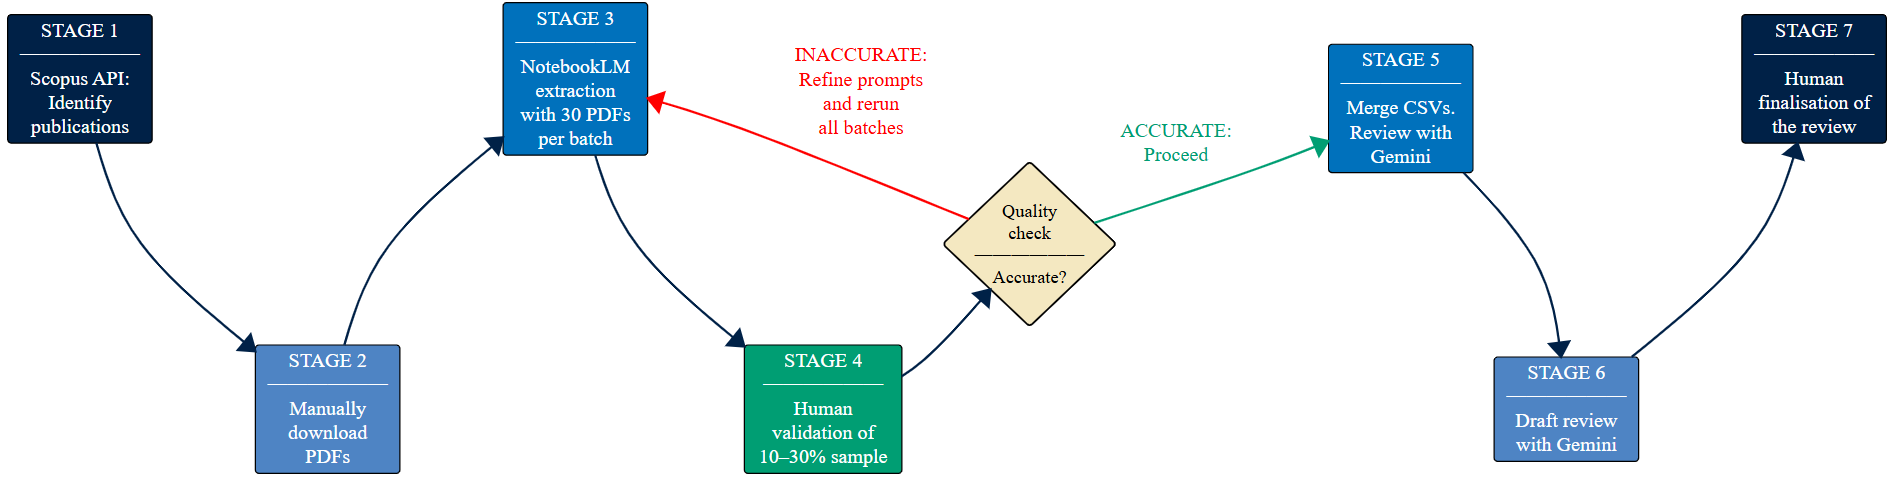

Reproduce this figure in R.
# Workflow Diagram for Gemini-Powered Literature Review
# Standalone R script for generating high-quality workflow visualisation

library(DiagrammeR)

# Create ZIGZAG workflow diagram with alternating upper/lower placement
workflow_diagram <- grViz("
digraph workflow {

  # Manual positioning with neato for zigzag pattern
  graph [
    layout = neato,
    bgcolor = 'transparent',
    overlap = false,
    pad = 1,
    splines = curved
  ]

  # MASSIVE nodes with ENORMOUS fonts and REDUCED padding
  node [
    shape = box,
    style = 'rounded,filled',
    fontname = 'Arial Bold',
    fontsize = 72,
    width = 7,
    height = 4,
    margin = 0.2,
    penwidth = 4
  ]

  # Zigzag layout: alternating upper and lower placement with OPTIMIZED vertical distance
  # Upper row: stages 1, 3, 5, 7 (y=12)
  # Lower row: stages 2, 4, 6 (y=-4)
  # Decision node in middle (y=4)
  # Total vertical separation: 16 units

  A [
    label = 'STAGE 1\n━━━━━━\nScopus API:\nIdentify\npublications',
    fillcolor = '#002147',
    fontcolor = white,
    fontsize = 70,
    pos = '0,12!'
  ]

  B [
    label = 'STAGE 2\n━━━━━━\nManually\ndownload\nPDFs',
    fillcolor = '#4E84C4',
    fontcolor = white,
    fontsize = 70,
    pos = '12,-4!'
  ]

  C [
    label = 'STAGE 3\n━━━━━━\nNotebookLM\nextraction\nwith 30 PDFs\nper batch',
    fillcolor = '#0071BC',
    fontcolor = white,
    fontsize = 70,
    pos = '24,12!'
  ]

  D [
    label = 'STAGE 4\n━━━━━━\nHuman\nvalidation of\n10–30% sample',
    fillcolor = '#009E73',
    fontcolor = white,
    fontsize = 70,
    pos = '36,-4!'
  ]

  H [
    label = 'Quality\ncheck\n━━━━━━\nAccurate?',
    shape = diamond,
    fillcolor = '#F4E8C1',
    fontcolor = black,
    fontsize = 64,
    width = 8,
    height = 8,
    penwidth = 6,
    pos = '46,4!'
  ]

  E [
    label = 'STAGE 5\n━━━━━━\nMerge CSVs.\nReview with\nGemini',
    fillcolor = '#0071BC',
    fontcolor = white,
    fontsize = 70,
    pos = '60,12!'
  ]

  F [
    label = 'STAGE 6\n━━━━━━\nDraft review\nwith Gemini',
    fillcolor = '#4E84C4',
    fontcolor = white,
    fontsize = 70,
    pos = '72,-4!'
  ]

  G [
    label = 'STAGE 7\n━━━━━━\nHuman\nfinalisation of\nthe review',
    fillcolor = '#002147',
    fontcolor = white,
    fontsize = 70,
    pos = '84,12!'
  ]

  # Invisible label node for YES Proceed
  YES_LABEL [
    label = 'ACCURATE:\nProceed',
    shape = plaintext,
    fontsize = 70,
    fontcolor = '#009E73',
    style = '',
    fillcolor = 'transparent',
    color = 'transparent',
    pos = '54,10!'
  ]

  # VERY thick edges with HUGE labels and ENORMOUS arrowheads
  A -> B [penwidth = 8, color = '#002147', arrowsize = 5]
  B -> C [penwidth = 8, color = '#002147', arrowsize = 5]
  C -> D [penwidth = 8, color = '#002147', arrowsize = 5]
  D -> H [penwidth = 8, color = '#002147', arrowsize = 5]

  H -> E [
    penwidth = 8,
    color = '#009E73',
    arrowsize = 5
  ]

  H -> C [
    label = '     INACCURATE:\n     Refine prompts\n     and rerun\n     all batches',
    fontsize = 70,
    penwidth = 8,
    color = red,
    fontcolor = red,
    arrowsize = 5,
    labeldistance = 3.5,
    labelangle = -20
  ]

  E -> F [penwidth = 8, color = '#002147', arrowsize = 5]
  F -> G [penwidth = 8, color = '#002147', arrowsize = 5]

}
")

# Display the diagram in RStudio viewer
print(workflow_diagram)

# Save as HTML using htmlwidgets (without pandoc requirement)
library(htmlwidgets)
# Get the directory of the current script (works both in RStudio and command line)
script_dir <- file.path(getwd(), "Gemini_showcase_presentation")
if (!dir.exists(script_dir)) {
  dir.create(script_dir, recursive = TRUE)
}
output_file <- file.path(script_dir, "workflow_diagram.html")
saveWidget(workflow_diagram, output_file, selfcontained = FALSE)

cat("\n=== ZIGZAG Workflow Diagram Generated ===\n")
cat("File saved:", output_file, "\n")
cat("Font size: 70-72pt (MASSIVE)\n")
cat("Node size: 8 x 4 inches (HUGE)\n")
cat("Edge thickness: 8px (VERY THICK)\n")
cat("Layout: ZIGZAG with OPTIMIZED vertical separation\n")
cat("Upper row: Stages 1, 3, 5, 7 (y=12)\n")
cat("Lower row: Stages 2, 4, 6 (y=-4)\n")
cat("Vertical distance: 16 units (REDUCED from 24)\n")
cat("Node margin: 0.2 (REDUCED from 1.0)\n")
cat("Decision node: Centered (y=4)\n")
cat("Colors: Oxford blue theme\n")
cat("\nOpening in browser...\n")

# Open the HTML file in default browser
tryCatch(
  {
    browseURL(normalizePath(output_file))
  },
  error = function(e) {
    cat("Browser open failed, but file saved successfully at:", normalizePath(output_file), "\n")
  }
)
